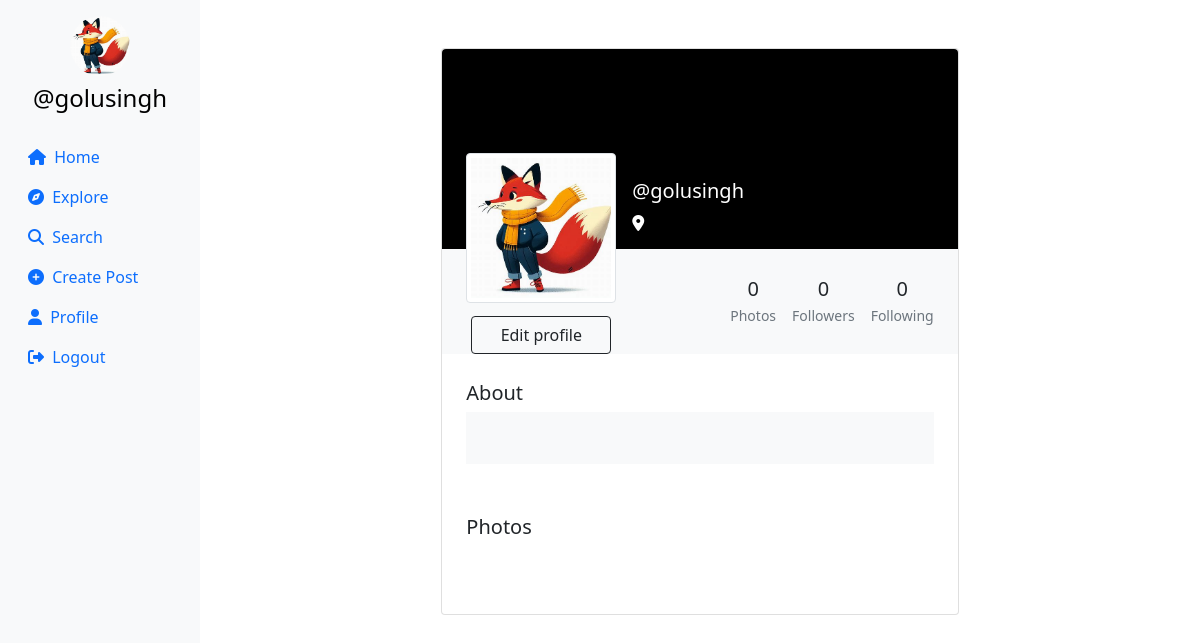
The page /profile/golusingh (signed in) on the database its author committed.
### userauth/models.py (models this page shows, shortened)
class Profile(models.Model):
    user = models.ForeignKey(User, on_delete=models.CASCADE)
    id_user = models.IntegerField(primary_key=True, default=0)
    bio = models.TextField(blank=True, default='')
    profileimg = models.ImageField(upload_to='profile_images', default='blank-profile-picture.png')
    location = models.CharField(max_length=100, blank=True, default='')

### userauth/views.py (the view)
# urls.py: path('profile/<str:id_user>', views.profile),
@login_required(login_url='/loginn')
def profile(request,id_user):
    user_object = User.objects.get(username=id_user)
    print(user_object)
    profile = Profile.objects.get(user=request.user)
    user_profile = Profile.objects.get(user=user_object)
    user_posts = Post.objects.filter(user=id_user).order_by('-created_at')
    user_post_length = len(user_posts)
    follower = request.user.username
    user = id_user
    if Followers.objects.filter(follower=follower, user=user).first():
        follow_unfollow = 'Unfollow'
    else:
        follow_unfollow = 'Follow'
    user_followers = len(Followers.objects.filter(user=id_user))
    user_following = len(Followers.objects.filter(follower=id_user))
    context = {
        'user_object': user_object,
        'user_profile': user_profile,
        'user_posts': user_posts,
        'user_post_length': user_post_length,
        'profile': profile,
        'follow_unfollow':follow_unfollow,
        'user_followers': user_followers,
        'user_following': user_following,
    }
    if request.user.username == id_user:
        if request.method == 'POST':
            if request.FILES.get('image') == None:
             image = user_profile.profileimg
             bio = request.POST['bio']
             location = request.POST['location']
             user_profile.profileimg = image
             user_profile.bio = bio
             user_profile.location = location
             user_profile.save()
            if request.FILES.get('image') != None:
             image = request.FILES.get('image')
             bio = request.POST['bio']
             location = request.POST['location']
             user_profile.profileimg = image
             user_profile.bio = bio
             user_profile.location = location
             user_profile.save()
            return redirect('/profile/'+id_user)
        else:
            return render(request, 'profile.html', context)
    return render(request, 'profile.html', context)

### templates/profile.html (shortened to what this page needs)
{% load static %}
<!DOCTYPE html>
<html lang="en">
<head>
    <link rel="stylesheet" href="https://maxcdn.bootstrapcdn.com/bootstrap/4.5.2/css/bootstrap.min.css">
    <link href="https://cdn.jsdelivr.net/npm/bootstrap@5.0.2/dist/css/bootstrap.min.css" rel="stylesheet"
>
    <link rel="stylesheet" href="{% static 'css/app.css' %}">
</head>
<body>
    {% load static %}
    <div class="container-fluid">
        <div class="row">
            <nav class="col-md-2 d-none d-md-block sidebar" style="position: fixed;">
                <div class="text-center mt-3">
                    <img src="{{profile.profileimg.url}}" alt="Profile Picture" class="profile-pic">
                    <h4 class="mt-2"><a href="/profile/{{user}}" style="text-decoration:none;">@{{user}}</a></h4>
                </div>
                <ul class="nav flex-column mt-4">
                    <li class="nav-item">
                        <a class="nav-link active" href="/">
                            <i class="fa-solid fa-house mr-1"></i> Home
                        </a>
                    </li>
                    <li class="nav-item">
                        <a class="nav-link" href="/explore">
                            <i class="fa-solid fa-compass mr-1"></i> Explore
                        </a>
                    </li>
                    <li class="nav-item">
                        <a class="nav-link" href="#" data-bs-toggle="modal" data-bs-target="#exampleModal3">
                            <i class="fa-solid fa-magnifying-glass mr-1"></i> Search
                        </a>
                    </li>
                    <li class="nav-item">
                        <a class="nav-link" href="#" data-bs-toggle="modal" data-bs-target="#exampleModal2"
                            data-bs-whatever="@getbootstrap">
                            <i class="fa-solid fa-circle-plus mr-1"></i> Create Post
                        </a>
                    </li>
                    <li class="nav-item">
                        <a class="nav-link" href="/profile/{{user}}">
                            <i class="fa-solid fa-user mr-1"></i> Profile
                        </a>
                    </li>
                    <li class="nav-item">
                        <a class="nav-link" href="/logoutt">
                            <i class="fa-solid fa-right-from-bracket mr-1"></i> Logout
                        </a>
                    </li>
                </ul>
            </nav>
            {% load static %}
            <main role="main" class="col-md-9 ml-sm-auto col-lg-10 px-md-4">
                <section class="gradient-custom-2">
                    <div class="container py-5">
                        <div class="row d-flex justify-content-center align-items-center h-100">
                            <div class="col col-lg-9 col-xl-7">
                                <div class="card">
                                    <div class="rounded-top text-white d-flex flex-row"
                                        style="background:black; height:200px;">
                                        <div class="ms-4  d-flex flex-column" style="width: 150px; margin-top:5rem;">
                                            <img src="{{user_profile.profileimg.url}}" alt="Generic placeholder image"
                                                class="img-fluid img-thumbnail mt-4 mb-2"
                                                style="width: 150px; z-index: 1">
                                            {% if user == user_profile.user %}
                                            <button type="button" class="btn btn-outline-dark"
                                                data-mdb-ripple-color="dark" style="z-index: 1; margin: 5px;"
                                                data-bs-toggle="modal" data-bs-target="#exampleModal1"
                                                data-bs-whatever="@getbootstrap">
                                                Edit profile
                                            </button>
                                            {% endif %}
                                        </div>
                                        <div class="ms-3" style="margin-top: 130px;">
                                            <h5>@{{user_profile.user}}</h5>
                                            <p><i class="fa-solid fa-location-dot"></i> {{user_profile.location}}</p>
                                        </div>
                                    </div>
                                    <div class="p-4 text-black" style="background-color: #f8f9fa;">
                                        <div class="d-flex justify-content-end text-center py-1">
                                            <div>
                                                <p class="mb-1 h5">{{user_post_length}}</p>
                                                <p class="small text-muted mb-0">Photos</p>
                                            </div>
                                            <div class="px-3">
                                                <p class="mb-1 h5">{{user_followers}}</p>
                                                <p class="small text-muted mb-0">Followers</p>
                                            </div>
                                            <div>
                                                <p class="mb-1 h5">{{user_following}}</p>
                                                <p class="small text-muted mb-0">Following</p>
                                            </div>
                                        </div>
                                    </div>
                                    <div class="card-body p-4 text-black">
                                        <div class="mb-5">
                                            <p class="lead fw-normal mb-1">About</p>
                                            <div class="p-4" style="background-color: #f8f9fa;">
                                            </div>
                                        </div>
                                        <div class="mb-5">
                                            <p class="lead fw-normal mb-1">Photos</p>
                                        </div>
                                    </div>
                                </div>
                            </div>
                        </div>
                    </div>
                </section>
            </main>
        </div>
    </div>
</body>
</html>

### templates/profile.html (style rules this page uses)
.sidebar { background-color: #f8f9fa; height: 100vh; color: black; }
.profile-pic { width: 60px; height: 60px; border-radius: 50%; object-fit: cover; }
a { color: black; }

### rows shown on the page
Profile: profileimg (picture), user "golusingh"

### other values the page prints
{{ user }} "golusingh"
{{ user_post_length }} "0"
{{ user_followers }} "0"
{{ user_following }} "0"
